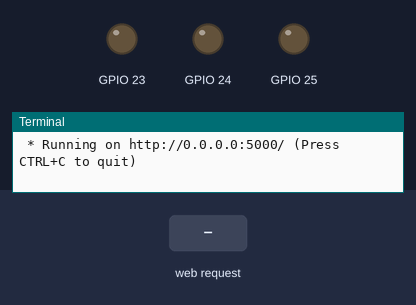
Simulated run of this program. Board: Raspberry Pi (BCM pin numbers). On the bench: output pins drawn as LEDs (lit = HIGH), the last lines printed to the terminal. Inputs (shaded band) come from the test bench. The clock reads 2024-03-15 10:24:30 at power-on unless the program sets it.

Above: at 1.2 s.
1.3 s: HTTP request for /23/on received
At 2.0 s:
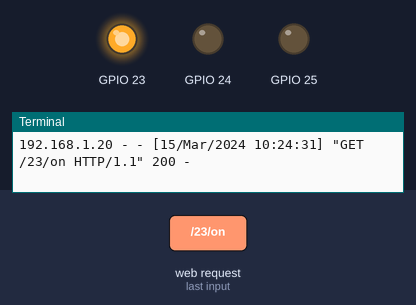
2.8 s: HTTP request for /24/on received
At 3.1 s:
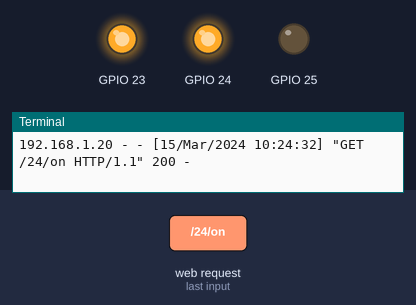
4.3 s: HTTP request for /23/off received
At 5.5 s:
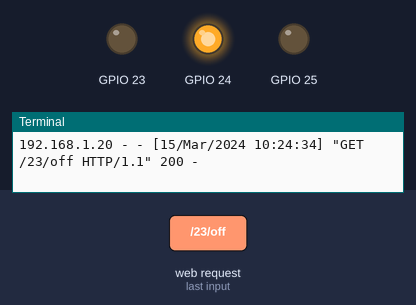
5.8 s: HTTP request for /25/on received
At 6.6 s:
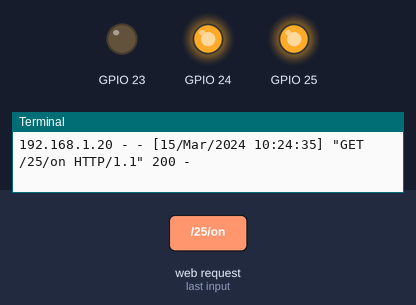
7.3 s: HTTP request for /24/off received
At 7.8 s:
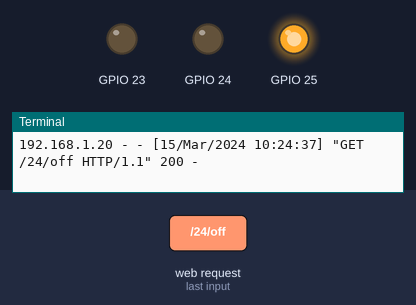
8.8 s: HTTP request for /25/off received
At 10.1 s:
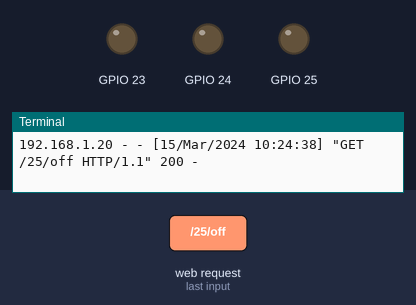
Timing chart, 0 to 11.3 s (numbered marks = the images above; inputs shaded):
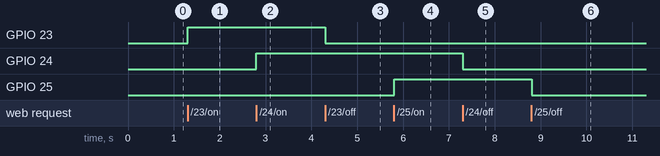

Measured:
- after the input at 1.3 s, GPIO 23: LOW → HIGH at once
- after the input at 2.8 s, GPIO 24: LOW → HIGH at once
- after the input at 4.3 s, GPIO 23: HIGH → LOW at once
- after the input at 5.8 s, GPIO 25: LOW → HIGH at once
- after the input at 7.3 s, GPIO 24: HIGH → LOW at once
- after the input at 8.8 s, GPIO 25: HIGH → LOW at once

The program:

homeLED.py
```python
######## homeLED.py################################################
#!/usr/bin/env python
# -*- coding: utf-8 -*-
import RPi.GPIO as GPIO
from flask import Flask, render_template, request
app = Flask(__name__)

GPIO.setwarnings(False)
GPIO.setmode(GPIO.BCM)

pins = {
    23 : {'name':'RED LED', 'state' : GPIO.LOW},
    24 : {'name':'YELLOW LED', 'state' : GPIO.LOW},
    25 : {'name':'Green LED', 'state' : GPIO.LOW},
}

for pin in pins:
    GPIO.setup(pin, GPIO.OUT)
    GPIO.output(pin,GPIO.LOW)

@app.route("/")

def main(args):
    for pin in pins:
        pins[pin]['state'] = GPIO.input(pin)
    templateData = {
        'pins' : pins
        }

    return render_template('homeLED.html',**templateData)

@app.route("/<changePin>/<action>")
def action(changePin, action):
    changePin = int(changePin)
    deviceName = pins[changePin]['name']
    if action =="on":
        GPIO.output(changePin, GPIO.HIGH)
    if action == "off":
        GPIO.output(changePin, GPIO.LOW)
    pins[changePin]['state'] = GPIO.input(changePin)
    templateData = {
        'pins' : pins
    }

    return render_template('homeLED.html', **templateData)

if __name__ == '__main__':
    app.run(host='0.0.0.0', port = 5000, debug=False)
```
